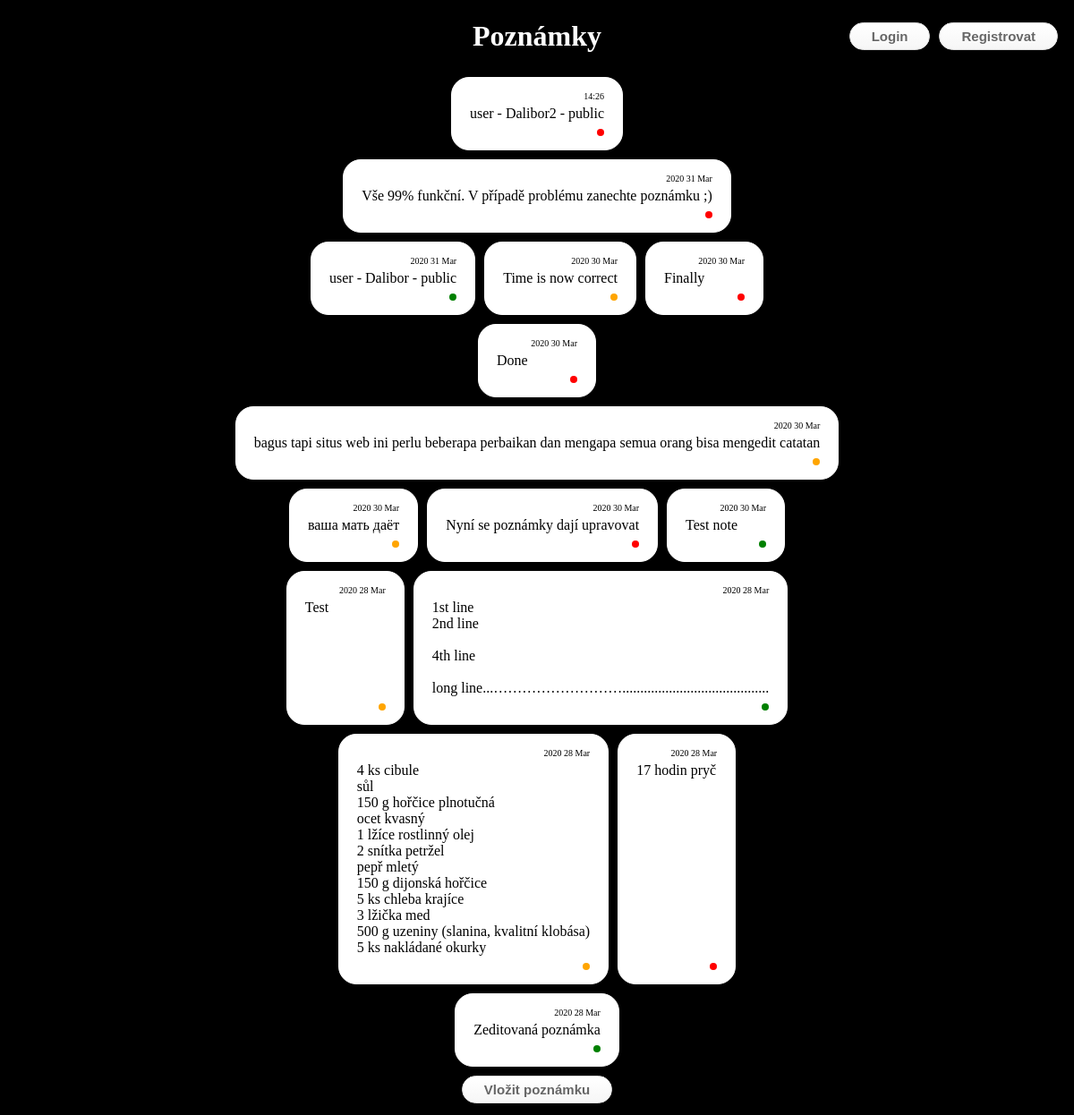
The page / on the database its author committed.
### tables this page shows
CREATE TABLE note(body text, kdy DATE DEFAULT (datetime('now','localtime')), private int, owner text, priority text);

### app.py (the view, shortened to what this page needs)
@app.route('/')
def showNotes():
	logged = False
	if not 'logged' in session:
		name = "public"
		session['logged'] = 0;
		login = "Login"
		register = "Registrovat"
		logout = ""
		user = ""
	notesDB = sqliteCMD("SELECT rowid, body, kdy, private, owner, priority FROM note WHERE owner=? or private=0 ORDER BY kdy DESC", (name,), True, pathNotesDB)
	notes = [list(i) for i in notesDB]
	for i in range(len(notesDB)):
		notes[i][1] = notesDB[i][1].replace('\r\n', '<br>')
		date = notesDB[i][2][:-3].replace(" ", "-").replace(":", "-").split("-")
		notes[i][2] = getFormatedTime(date[0], date[1], date[2], date[3], date[4])
		if (name == notes[i][4] or name == "Dalibor") and name != "public":
			notes[i][4] = ["Del", "Edit"]
		else:
			notes[i][4] = ["",""]
		notes[i][5] = notesDB[i][5]
	return render_template('showNotes.html', notes=notes, login=login, register=register, logout=logout, user=user)

### app.py (called while the page is built)
def getFormatedTime(year, month, day, hour, minute):
	noteDate = year + "-" + month + "-" + day
	if(str(date.today() - timedelta(hours=1, minutes=0)) == noteDate):
		timeStr = hour + ":" + minute
	else:
		months = ["Jan", "Feb", "Mar", "Apr", "May", "June", "July", "Aug", "Sept", "Oct", "Nov", "Dec"]
		timeStr = year + " " + day.lstrip("0") + " " + months[int(month)-1]
	return timeStr

def sqliteCMD(cmd, var, wantReturn, db):
	if not wantReturn:
		conn = sqlite3.connect(db)
		c = conn.cursor()
		c.execute(cmd, var)
		conn.commit()
		conn.close()
	else:
		if var == None:
			conn = sqlite3.connect(db)
			c = conn.cursor()
			result = c.execute(cmd).fetchall()
			conn.commit()
			conn.close()
			return result
		else:
			conn = sqlite3.connect(db)
			c = conn.cursor()
			result = c.execute(cmd, var).fetchall()
			conn.commit()
			conn.close()
			return result

### templates/showNotes.html (shortened to what this page needs)
<!DOCTYPE html>
<html lang="cs">
<head>
    <link rel="stylesheet" type="text/css" href="/static/css/showNotes.css">
</head>
<body>
<div class="menu">
    <a id="login" href="/login" class="myButton">{{login}}</a>
    <a id="reg" href="/register" class="myButton">{{register}}</a>
    <h1>Poznámky</h1>
</div>
<div class="container">
    <div class="flexBox">
        {% for note in notes %}
            <div class="noteFlex">
                <div class="inf">
                    <p>{{note[2]}}</p>
                </div>
                <p class="note">
                    {% autoescape false %}
                    {{note[1]}}
                    {% endautoescape %}
                </p>
                <span class="dot {{note[5]}}"></span>
            </div>
        {% endfor %}
    </div>
    <a class="myButton" id="addNote" href="/poznamka/vlozit">Vložit poznámku</a>
</div>
</body>
</html>

### static/css/showNotes.css (style rules this page uses)
body { background-color: black; font-family: verdana; color: white; }
.myButton { box-shadow:inset 0px 1px 0px 0px #ffffff; background:linear-gradient(to bottom, #ffffff 5%, #f6f6f6 100%); background-color:#ffffff; border-radius:20px; border:1px solid #dcdcdc; display:block; cursor:pointer; color:#666666; font-family:Arial; font-size:15px; font-weight:bold; padding:6px 24px; text-decoration:none; text-shadow:0px 1px 0px #ffffff; left: 0; right: 0; margin: 5px auto; width: auto; text-align: center; }
.container { width: 100%; margin: auto; overflow: hidden; }
.menu { display: flex; flex-direction: row; align-items: center; margin: 20px 5px; }
.menu > a { margin: 5px; }
.flexBox { width: 50%; display: flex; flex-direction: row; flex-wrap: wrap; justify-content: center; align-items: stretch; align-content: center; margin: auto; }
.noteFlex { background-color: white; color: black; border: 1px solid white; margin: 5px; padding: 15px 20px; border-radius: 20px; flex-basis: 90px; white-space: nowrap; position: relative; }
.inf { display: block; }
.inf > p { margin: 0; float: right; font-size: 10px; }
#login { margin-left: auto; }
#addNote { display: table; margin-top: 5px; }
.dot.Vysoká { background-color: red; }
.dot.Nízká { background-color: green; }
.dot.Normální { background-color: orange; }
.dot { height: 8px; width: 8px; border-radius: 50%; position: absolute; bottom: 15px; right: 20px; }
h1 { text-align: center; position: absolute; left: 50%; transform: translate(-50%, 0); }

### rows shown on the page
note: kdy "14:26", body "user - Dalibor2 - public"
note: kdy "2020 31 Mar", body "Vše 99% funkční. V případě problému zanechte poznámku ;)"
note: kdy "2020 31 Mar", body "user - Dalibor - public"
note: kdy "2020 30 Mar", body "Time is now correct"
note: kdy "2020 30 Mar", body "Finally"
note: kdy "2020 30 Mar", body "Done"
note: kdy "2020 30 Mar", body "bagus tapi situs web ini perlu beberapa perbaikan dan mengapa semua orang bisa mengedit catatan"
note: kdy "2020 30 Mar", body "ваша мать даёт"
note: kdy "2020 30 Mar", body "Nyní se poznámky dají upravovat"
note: kdy "2020 30 Mar", body "Test note"
note: kdy "2020 28 Mar", body "Test"
note: kdy "2020 28 Mar", body "1st line 2nd line 4th line long line...………………………........................................."
note: kdy "2020 28 Mar", body "4 ks cibule sůl 150 g hořčice plnotučná ocet kvasný 1 lžíce rostlinný olej 2 snítka petržel pepř mletý 150 g dijonská hořčice 5 ks chleba krajíce 3 lžička med 500 g uzeniny (slanina, kvalitní klobása) 5 ks nakládané okurky"
note: kdy "2020 28 Mar", body "17 hodin pryč"
note: kdy "2020 28 Mar", body "Zeditovaná poznámka"

### other values the page prints
{{ login }} "Login"
{{ register }} "Registrovat"
